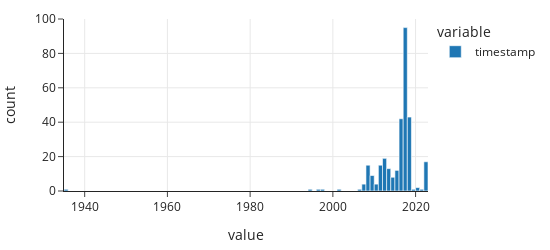

Notebook code for this chart:
### Markdown cell above
Plotting the timestamps on a histogram shows that most articles were published after 2000, although there seem to be at least one article published before 1940:

### Code cell
px.histogram(X_train['timestamp'], width=550, height=250)

### Figure 1 — Plotly figure (JSON) as saved in the notebook; plotly's stock layout.template omitted (floating-point values rounded to 4 significant figures; data arrays with more than 128 entries replaced by an {"elided": "..."} marker saying what was removed)
{"data": [{"alignmentgroup": "True", "bingroup": "x", "hovertemplate": "variable=timestamp<br>value=%{x}<br>count=%{y}<extra></extra>", "legendgroup": "timestamp", "marker": {"color": "#1F77B4", "pattern": {"shape": ""}}, "name": "timestamp", "offsetgroup": "timestamp", "orientation": "v", "showlegend": true, "type": "histogram", "x": {"elided": "584 str values"}, "xaxis": "x", "yaxis": "y"}], "layout": {"barmode": "relative", "height": 250, "legend": {"title": {"text": "variable"}, "tracegroupgap": 0}, "width": 550, "xaxis": {"anchor": "y", "autorange": true, "domain": [0, 1], "range": ["1935-01-01", "2023-01-01"], "title": {"text": "value"}, "type": "date"}, "yaxis": {"anchor": "x", "autorange": true, "domain": [0, 1], "range": [0, 100], "title": {"text": "count"}}}}
